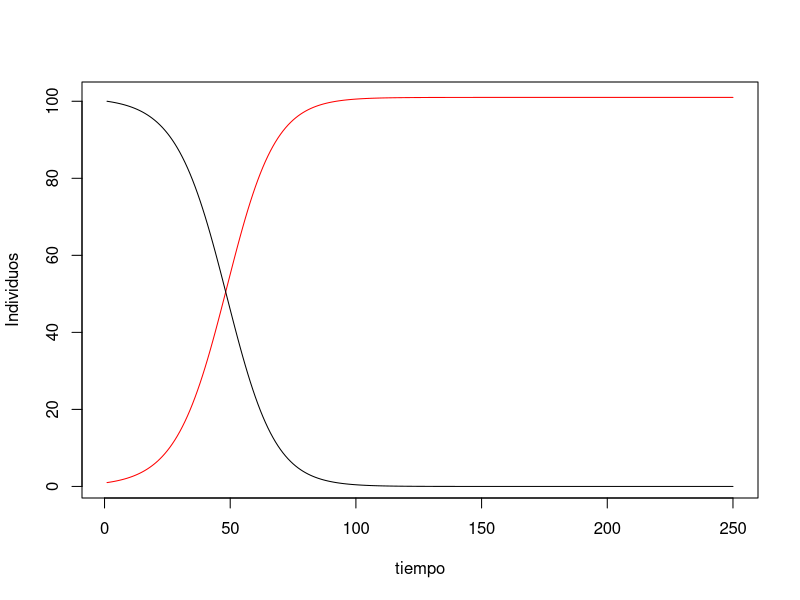

Write the R code that produced this figure.
## ---- chunk 1
knitr::opts_chunk$set(dev = 'pdf')
## ---- chunk 2
beta <- 0.01
h = 0.1
t <- 25
S <- numeric(t/h)
I <- numeric(t/h)

S[1] <- 100
I[1] <- 1

for(i in 2:length(S)){
  S[i] <- S[i-1] + (- beta * S[i-1] * I[i-1]) * h
  I[i] <- I[i-1] + beta * S[i-1] * I[i-1] * h
}
## ---- chunk 3
plot(1:length(S), I, col = "red", type = "l",
     xlab = "tiempo", ylab = "Individuos")
lines(1:length(S), S)
